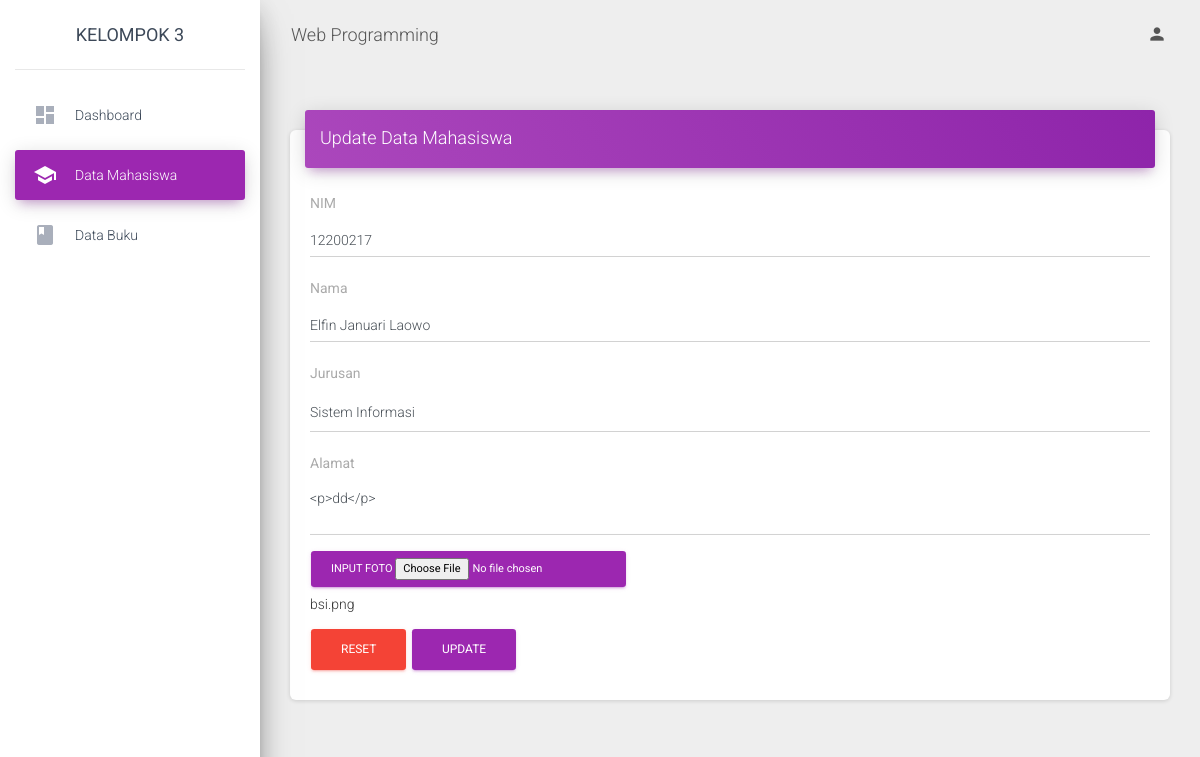
/index.php?page=edit&id=14 (signed in), run on the app's committed database.
### tables this page shows
CREATE TABLE `mahasiswa` (
  `id` int(11) NOT NULL,
  `nim` varchar(255) DEFAULT NULL,
  `nama` varchar(255) DEFAULT NULL,
  `jurusan` varchar(255) DEFAULT NULL,
  `alamat` text DEFAULT NULL,
  `gambar` varchar(255) DEFAULT NULL
);

### edit.php (the view, shortened to what this page needs)
<?php
	$edit=$mysqli->query("SElECT * FROM mahasiswa where id='$_GET[id]'");
	$e=mysqli_fetch_array($edit);
?>
<div class="card">
	<div class="card-header card-header-primary">
		<h4 class="card-title ">Update Data Mahasiswa</h4>
	</div>
	<div class="card-body">
		<form name="form_mahasiswa" action="index.php?page=update" method="post" enctype="multipart/form-data">
			<div class="form-group">
				<label for="NIM">NIM</label>
				<input type="text" class="form-control" id="nim" placeholder="Nomor Induk Mahasiswa" name="nim" required value="<?php echo $e['nim'];?>">
			</div>
			<div class="form-group">
				<label for="Nama">Nama</label>
				<input type="text" class="form-control" id="nama" placeholder="Nama" name="nama" required value="<?php echo $e['nama'];?>">
			</div>
			<div class="form-group">
				<label for="Jurusan">Jurusan</label>
				<select name="jurusan" class="form-control" id="jurusan" name="jurusan" required>
					<option value="<?php echo $e['jurusan'];?>"><?php echo $e['jurusan'];?></option>
				</select>
			</div>
			<div class="form-group">
				<label for="Alamat">Alamat</label>
				<textarea class="form-control editor" id="alamat" placeholder="Alamat" name="alamat" required><?php echo $e['alamat'];?></textarea>
			</div>
			<div class="file-field">
				<div class="btn btn-primary btn-sm">
					<span for="Gambar">Input Foto</span>
					<input type="file" id="gambar" name="gambar">
				</div>
			</div>
			<span><?php echo $e['gambar'];?></span>
			<div class="form-group">
				<button type="reset" class="btn btn-danger">Reset</button>
				<button type="submit" class="btn btn-primary">Update</button>
			</div>
		</form>
	</div>
</div>

### data on the page
mahasiswa: nim "12200217", nama "Elfin Januari Laowo", jurusan "Sistem Informasi", alamat "<p>dd</p>", gambar "bsi.png"
